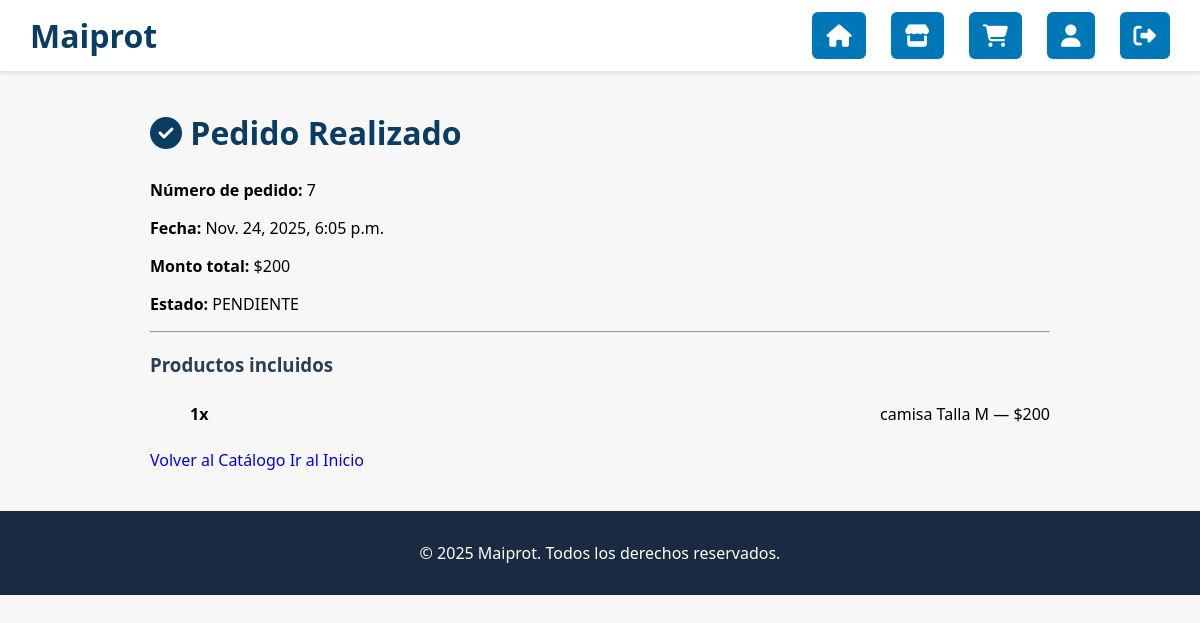
Screenshot of /pedido/7/ (signed in) with the database file from the repository.
### appweb/models.py (models this page shows, shortened)
class Pedido(models.Model):
    ESTADOS = [
        ('PENDIENTE', 'Pendiente'),
        ('PROCESO', 'En Proceso'),
        ('COMPLETADO', 'Completado'),
        ('CANCELADO', 'Cancelado'),
    ]
    usuario = models.ForeignKey(User, on_delete=models.CASCADE, related_name='pedidos')
    fecha_pedido = models.DateTimeField(default=timezone.now)
    monto_total = models.DecimalField(max_digits=10, decimal_places=2, default=0.00)
    estado = models.CharField(max_length=10, choices=ESTADOS, default='PENDIENTE')
    urgente = models.BooleanField(default=False)
    plazo_dias = models.PositiveIntegerField(default=7)

class DetallePedido(models.Model):
    pedido = models.ForeignKey('Pedido', on_delete=models.CASCADE, related_name='detalles')
    producto = models.ForeignKey(Producto, on_delete=models.CASCADE)
    cantidad = models.IntegerField(default=1)
    precio_unitario_guardado = models.DecimalField(max_digits=10, decimal_places=2)
    @property
    def subtotal(self):
        return self.cantidad * self.precio_unitario_guardado

class Producto(models.Model):
    nombre = models.CharField(max_length=100)
    descripcion = models.TextField()
    precio = models.DecimalField(max_digits=8, decimal_places=2)
    imagen = models.ImageField(upload_to='productos/', blank=True, null=True)

### appweb/views.py (the view)
# urls.py: path('pedido/<int:pedido_id>/', views.ver_pedido, name='ver_pedido'),
@login_required
def ver_pedido(request, pedido_id):
    pedido = get_object_or_404(Pedido, id=pedido_id, usuario=request.user)
    detalles = pedido.detalles.all()
    return render(request, "ver_pedido.html", {
        "pedido": pedido,
        "detalles": detalles
    })

### appweb/templates/ver_pedido.html (shortened to what this page needs)
{% extends "base.html" %}
{% load static %}
{% block content %}
<div class="pedido-wrapper">
    <h2 class="pedido-titulo"><i class="fa-solid fa-check-circle"></i> Pedido Realizado</h2>
    <div class="pedido-resumen">
        <p><strong>Número de pedido:</strong> {{ pedido.id }}</p>
        <p><strong>Fecha:</strong> {{ pedido.fecha_pedido }}</p>
        <p><strong>Monto total:</strong> ${{ pedido.monto_total|floatformat:0 }}</p>
        <p><strong>Estado:</strong> {{ pedido.estado }}</p>
        <hr>
        <h3>Productos incluidos</h3>
        <ul class="pedido-lista">
            {% for d in detalles %}
            <li class="pedido-item">
                <strong>{{ d.cantidad }}x</strong> {{ d.producto.nombre }}
                — ${{ d.subtotal|floatformat:0 }}
            </li>
            {% endfor %}
        </ul>
        <div class="pedido-botones">
            <a href="{% url 'catalogo' %}" class="btn-volver">Volver al Catálogo</a>
            <a href="{% url 'inicio' %}" class="btn-inicio">Ir al Inicio</a>
        </div>
    </div>
</div>
{% endblock %}

### appweb/static/appweb/css/style.css (style rules this page uses)
body { font-family: 'Segoe UI', sans-serif; background: #f7f7f7; margin: 0; padding: 0; }
h1, h2, h3 { color: #2c3e50; }
a { text-decoration: none; }
.pedido-wrapper { width: 90%; max-width: 900px; margin: 40px auto; }
.pedido-titulo { font-size: 2rem; font-weight: bold; color: #0a3d62; margin-bottom: 25px; }
.pedido-resumen { margin-bottom: 25px; }
.pedido-item { display: flex; justify-content: space-between; padding: 8px 0; font-size: 1rem; }

### rows the page displays
Pedido: id "7", fecha_pedido "Nov. 24, 2025, 6:05 p.m.", monto_total "200", estado "PENDIENTE"
DetallePedido: cantidad "1", producto.nombre "camisa Talla M", subtotal "200"
